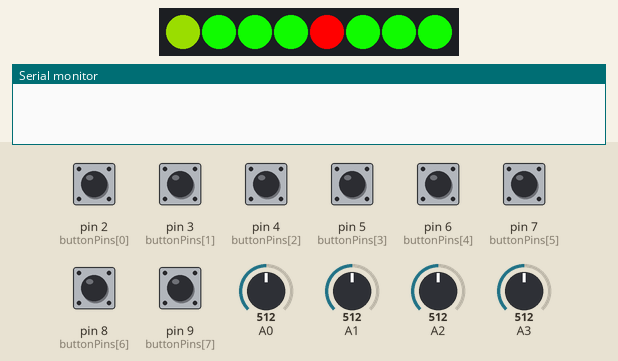
This sketch was run on a simulated SparkFun Pro Micro, built with avr-gcc and run on an emulated ATmega32U4. On the bench: 8 RGB LEDs in strip order, left to right, the last lines printed to the serial monitor. The test bench sets the inputs (shaded band); at power-on: pin 2 (buttonPins[0]), pin 3 (buttonPins[1]), pin 4 (buttonPins[2]), pin 5 (buttonPins[3]), pin 6 (buttonPins[4]), pin 7 (buttonPins[5]), pin 8 (buttonPins[6]), pin 9 (buttonPins[7]) LOW, A0 = 512, A1 = 512, A2 = 512, A3 = 512.

Above: at 2.8 s.
2.9 s: pin 2 (buttonPins[0]) pulled HIGH for 0.15 s
At 4.1 s:
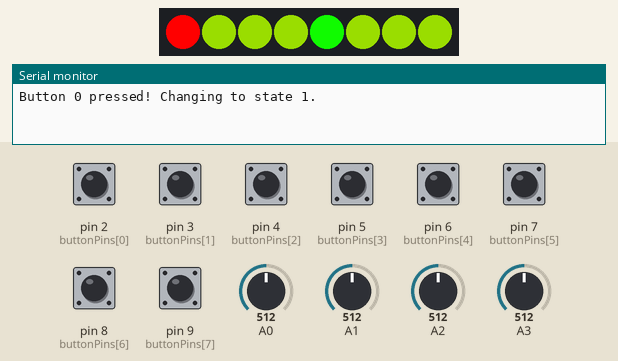
4.5 s: pin 2 (buttonPins[0]) pulled HIGH for 1 s
At 5.4 s:
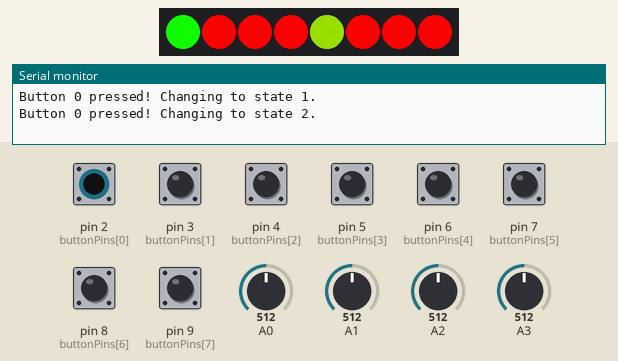
Timing chart, 0 to 7.5 s (numbered marks = the images above; inputs shaded):
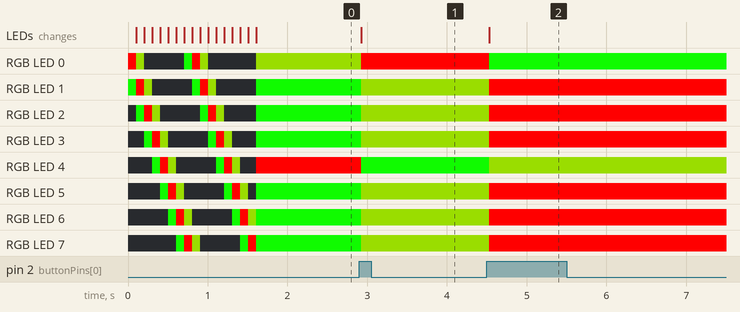

Measured:
- after the input at 2.9 s, RGB LED 0: RGB(105, 150, 0) → RGB(255, 0, 0) at once; RGB LED 1–3, RGB LED 5–7: RGB(15, 240, 0) → RGB(105, 150, 0) at once; RGB LED 4: RGB(255, 0, 0) → RGB(15, 240, 0) at once; the LEDs: change at once (image 1)
- after the input at 4.5 s, RGB LED 0: RGB(255, 0, 0) → RGB(15, 240, 0) at once; RGB LED 1–3, RGB LED 5–7: RGB(105, 150, 0) → RGB(255, 0, 0) at once; RGB LED 4: RGB(15, 240, 0) → RGB(105, 150, 0) at once; the LEDs: change at once (image 2)

The sketch:

MIXI_Code.ino
```cpp
// MIXI Code
// Set Up Arduino IDE for Arduino Pro Mini: https://learn.sparkfun.com/tutorials/pro-micro--fio-v3-hookup-guide
// Install MIDIUSB Library

/*
 * CONTROL MAP
 *
 * 0 - first[0]; 1 - first[1]; 2 - first[2]; 3 - first[3]; 4 - first[4]; 5 - first[5];
 * 10 - second[0]; 11 - second[1]; 12 - second[2]; 13 - second[3]; 14 - second[4]; 15 - second[5];
 * 20 - third[0]; 21 - third[1]; 22 - third[2]; 23 - third[3]; 24 - third[4]; 25 - third[5];
 * 30 - slidePotent; 31 - topPotent; 32 - middlePotent; 33 - bottomPotent;
 *
 */

// Buttons
#include <Bounce2.h>
int numButtons = 8;
int buttonPins[8] = {2, 3, 4, 5, 6, 7, 8, 9};
Bounce * buttons = new Bounce[8];
//boolean buttonStates[8] = {false, false, false, false, false, false, false, false};
boolean firstStates[6] = {false,false,false,false,false,false};
boolean secondStates[6] = {false,false,false,false,false,false};
boolean thirdStates[6] = {false,false,false,false,false,false};


// Potentiometers
int numPots = 4;
int potPins[4] = {0, 1, 2, 3};
int curPotStates[4] = {0, 0, 0, 0};
int prevPotStates[4] = {0, 0, 0, 0};
int thresholds[4] = {25,25,25,25};

// LEDs
#include <Adafruit_NeoPixel.h>
Adafruit_NeoPixel strip(8, 10, NEO_GRB + NEO_KHZ800);
int numLED = 8;

// MIDI
#include "MIDIUSB.h"

//Switch
int mode = 0;

void setup() {
  Serial.begin(9600);
  initButtons();
  initLED();
  initPotents();
  beginAnimation();
}

void loop() {
  fillLEDs();
  checkButtons();
  checkPots();
  //testAll();
}
```

Buttons.ino
```cpp
// Button Functions

// Initialize Buttons
void initButtons(){
  for (int i = 0; i < numButtons; i++) {
    buttons[i].attach(buttonPins[i], INPUT);
    buttons[i].interval(25);
  }
}

// Check Buttons
void checkButtons(){
  for (int i = 0; i < numButtons; i++)  {
    buttons[i].update();
  }

  switch(mode){
    case 0:
      if(buttons[0].rose()){
        Serial.println("Button 0 pressed! Changing to state 1.");
        mode=1;
      }
      else if(buttons[4].rose()) {
        Serial.println("Button 4 pressed! Changing to state 2.");
        mode=2;
      }
    break;
    case 1:
      if(buttons[0].rose()){
        Serial.println("Button 0 pressed! Changing to state 2.");
        mode=2;
      }
      else if(buttons[4].rose()) {
        Serial.println("Button 4 pressed! Changing to state 0.");
        mode=0;
      }
    break;
    case 2:
      if(buttons[0].rose()){
        Serial.println("Button 0 pressed! Changing to state 0.");
        mode=0;
      }
      else if(buttons[4].rose()) {
        Serial.println("Button 4 pressed! Changing to state 1.");
        mode=1;
      }
    break;
  }
  int j = 0;
  for (int i = 1; i < 8; i++)  {
    if (buttons[i].rose() && i != 4) {
      Serial.println("Button " + String(i) + " pressed in state " + String(mode));
      if(mode == 0) {
        firstStates[j] = !firstStates[j];
        if(firstStates[j]) controlChange(0, (j + (mode*10)), 127); else controlChange(0, (j + (mode*10)), 0);
      }
      else if(mode == 1) {
        secondStates[j] = !secondStates[j];
        if(secondStates[j]) controlChange(0, (j + (mode*10)), 127); else controlChange(0, (j + (mode*10)), 0);
      }
      else {
        thirdStates[j] = !thirdStates[j];
        if(thirdStates[j]) controlChange(0, (j + (mode*10)), 127); else controlChange(0, (j + (mode*10)), 0);
      }
    }
    if(i != 4)
      j++;
  }
}
```

LEDs.ino
```cpp
// LED Functions

void initLED(){
  strip.begin();
  strip.clear();
  strip.show();
}

void beginAnimation() {
  for(int i = 0; i < strip.numPixels()*2; i++) {
    strip.clear();
    strip.setPixelColor(i % strip.numPixels(),Wheel(0));
    if( i > 0 )
      strip.setPixelColor((i-1) % strip.numPixels(),Wheel(50));
    if( i < strip.numPixels()*2-1 )
      strip.setPixelColor((i+1) % strip.numPixels(), Wheel(80));
    strip.show();
    delay(100);
  }
  strip.clear();
  strip.show();
}

void fillLEDs(){
  strip.clear();
  uint32_t mainColor;
  uint32_t but0Col;
  uint32_t but4Col;
  switch(mode){
    case 0:
      mainColor = Wheel(80);
      but0Col = Wheel(50);
      but4Col = Wheel(0);
    break;
    case 1:
      mainColor = Wheel(50);
      but0Col = Wheel(0);
      but4Col = Wheel(80);
    break;
    case 2:
      mainColor = Wheel(0);
      but0Col = Wheel(80);
      but4Col = Wheel(50);
    break;
  }
  for(int i = 0; i < strip.numPixels(); i++) {
    strip.setPixelColor(i,mainColor);
  }
  strip.setPixelColor(0,but0Col);
  strip.setPixelColor(4,but4Col);
  strip.show();
}

// LED Wheel Function
uint32_t Wheel(byte WheelPos) {
  WheelPos = 255 - WheelPos;
  if(WheelPos < 85) {
    return strip.Color(255 - WheelPos * 3, 0, WheelPos * 3);
  }
  if(WheelPos < 170) {
    WheelPos -= 85;
    return strip.Color(0, WheelPos * 3, 255 - WheelPos * 3);
  }
  WheelPos -= 170;
  return strip.Color(WheelPos * 3, 255 - WheelPos * 3, 0);
}
```

MIDI.ino
```cpp
// MIDI Functions

void controlChange(byte channel, byte control, byte value) {
  midiEventPacket_t event = {0x0B, 0xB0 | channel, control, value};
  MidiUSB.sendMIDI(event);
  MidiUSB.flush();
}

void noteChange(byte channel, byte pitch, byte velocity, boolean on) {
  if(on){midiEventPacket_t noteOn = {0x09, 0x90 | channel, pitch, velocity}; MidiUSB.sendMIDI(noteOn); MidiUSB.flush();}
  else{midiEventPacket_t noteOff = {0x08, 0x80 | channel, pitch, velocity}; MidiUSB.sendMIDI(noteOff); MidiUSB.flush();}
}
```

Potentiometer.ino
```cpp
// Potentiometer Functions

// Initialize Potentiometers
void initPotents() {
  for(int i = 0; i < numPots; i++) {
    curPotStates[i] = analogRead(potPins[i]);
    prevPotStates[i] = curPotStates[i];
  }
}


// Check Pots
void checkPots(){
  for (int i = 0; i < numPots; i++){
    curPotStates[i] = analogRead(potPins[i]);

    if(abs(curPotStates[i] - prevPotStates[i]) > thresholds[i]) {
      if(i == 0)
        Serial.println("Slide potentiometer is changing to " + String(curPotStates[i]));
      else
        Serial.println("Potentiometer " + String(i) + " is changing to " + String(curPotStates[i]));
      int mapVal = map(curPotStates[i], 0, 1023, 0, 127);
      controlChange(0,i+30,mapVal);
      prevPotStates[i] = curPotStates[i];
    }
  }
}
```

Test.ino
```cpp
// Test Program

long testTimer = 0;
long testInterval = 50;
int testColor = 0;

void testAll(){
  // Test LEDs
//  if(millis() - testTimer > testInterval){testColor = (testColor + 1) % 255; testTimer = millis();}
//  for(int i = 0; i < numLED; i++){strip.setPixelColor(i, Wheel(testColor));} strip.show();
//  Serial.print(testColor); Serial.print("\t");

  // Test Buttons & Potentiometers
  //for (int i = 0; i < numButtons; i++){Serial.print(firstStates[i]); Serial.print("\t");}
  //for (int i = 0; i < numPots; i++){Serial.print(curPotStates[i]); Serial.print("\t");}
  Serial.println(mode);
}
```
